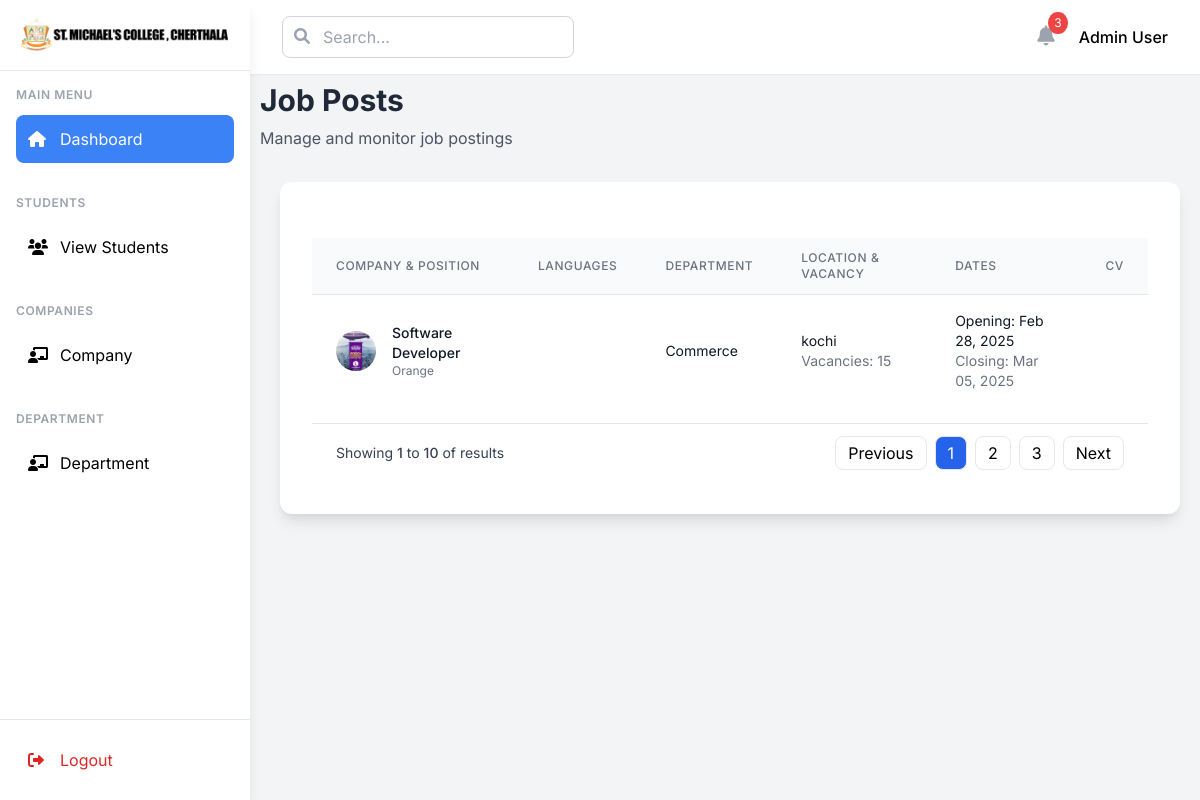
/jobs-lists/13/, run on an earlier commit of the app's database.
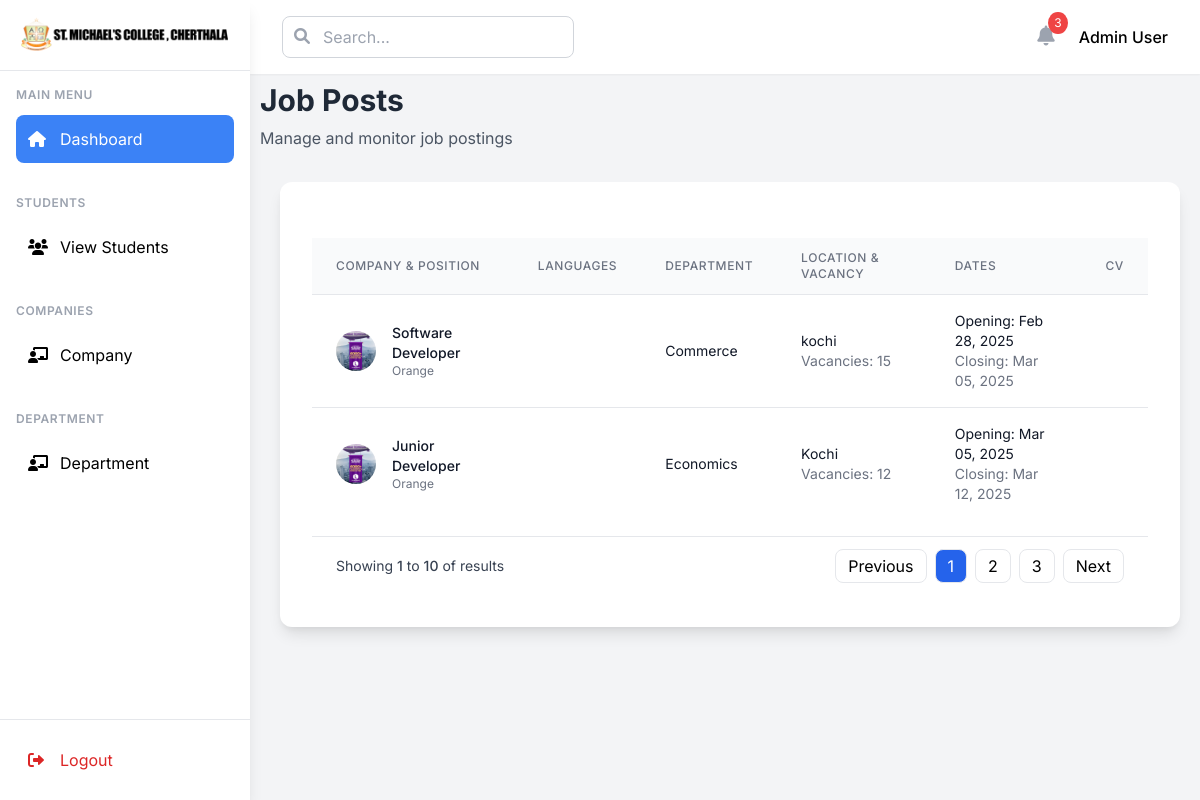
And on a later commit of the database.
### college_admin/models.py (models this page shows, shortened)
class JobPosts(models.Model):
    company =  models.ForeignKey(Company,on_delete=models.CASCADE,related_name="company_jobs",null=True)
    skills = models.CharField(max_length=100)
    designation = models.CharField(max_length=100)
    vacancy = models.IntegerField()
    location = models.CharField(max_length=100)
    department = models.ForeignKey('Department', on_delete=models.CASCADE)
    salary = models.CharField(max_length=300,null=True)
    opening_date = models.DateField(auto_now_add=True)
    closing_date = models.DateField(null=True, blank=True)  # Make closing date optional if needed
    created_at = models.DateTimeField(auto_now_add=True,null=True)

class CustomUser(AbstractBaseUser,PermissionsMixin):
    name=models.CharField(max_length=200)
    email=models.EmailField(unique=True)
    is_active=models.BooleanField(default=True)
    is_staff=models.BooleanField(default=False)
    is_superuser=models.BooleanField(default=False)
    is_company=models.BooleanField(default=False)
    objects = CustomUserManager()
    USERNAME_FIELD = 'email'
    REQUIRED_FIELDS = ['']

class Company(CustomUser):
    industry = models.CharField(max_length=255)
    about =  models.TextField()
    logo = models.FileField(upload_to="media/Company-Logo")
    location = models.CharField(max_length=200)
    phone = models.PositiveBigIntegerField()
    site_url = models.URLField(null=True)
    options = (
        ('Approved','Approved'),
        ('Revoked','Revoked'),
        ('Pending','Pending')
    )
    status = models.CharField(max_length=100,choices=options,default="Pending",null=True,blank=True)
    created_at = models.DateTimeField(auto_now_add=True)
    updated_at = models.DateTimeField(auto_now=True)

class CustomUser(AbstractBaseUser,PermissionsMixin):
    name=models.CharField(max_length=200)
    email=models.EmailField(unique=True)
    is_active=models.BooleanField(default=True)
    is_staff=models.BooleanField(default=False)
    is_superuser=models.BooleanField(default=False)
    is_company=models.BooleanField(default=False)
    objects = CustomUserManager()
    USERNAME_FIELD = 'email'
    REQUIRED_FIELDS = ['']

class Department(models.Model):
    name = models.CharField(max_length=100)
    hod_name = models.CharField(max_length=100,null=True)
    created_at = models.DateTimeField(auto_now_add=True)

### college_admin/views.py (the view)
# urls.py: path('jobs-lists/<int:pk>/', JobListingsView.as_view(), name='jobs'),
class JobListingsView(TemplateView):
    template_name = "jobs.html"
    def get_context_data(self, **kwargs):
        context =  super().get_context_data(**kwargs)
        id=kwargs.get('pk')
        context['jobs'] = JobPosts.objects.filter(company=id)
        return context

### college_admin/templates/jobs.html (shortened to what this page needs)
{% extends "admin_home.html" %}
{% block home %}
    <div class="main-contents">
        <div class="mb-8 mt-2">
            <div>
                <h1 class="text-3xl font-bold text-gray-800">Job Posts</h1>
                <p class="text-gray-600 mt-2">Manage and monitor job postings</p>
            </div>
        </div>
        <div class="bg-white rounded-xl shadow-lg" style="margin:20px;">
            <div class="p-8">
                <div class="overflow-x-auto">
                    <table class="min-w-full divide-y divide-gray-200">
                        <thead class="bg-gray-50">
                            <tr>
                                <th class="px-6 py-3 text-left text-xs font-medium text-gray-500 uppercase tracking-wider">
                                    Company & Position
                                </th>
                                <th class="px-6 py-3 text-left text-xs font-medium text-gray-500 uppercase tracking-wider">
                                    Languages
                                </th>
                                <th class="px-6 py-3 text-left text-xs font-medium text-gray-500 uppercase tracking-wider">
                                    Department
                                </th>
                                <th class="px-6 py-3 text-left text-xs font-medium text-gray-500 uppercase tracking-wider">
                                    Location & Vacancy
                                </th>
                                <th class="px-6 py-3 text-left text-xs font-medium text-gray-500 uppercase tracking-wider">
                                    Dates
                                </th>
                                <th class="px-6 py-3 text-left text-xs font-medium text-gray-500 uppercase tracking-wider">
                                    CV
                                </th>
                            </tr>
                        </thead>
                        <tbody class="bg-white divide-y divide-gray-200">
                            {% for job in jobs %}
                            <tr>
                                <td class="px-6 py-4">
                                    <div class="flex items-center">
                                        <div class="flex-shrink-0 h-10 w-10">
                                            <img class="h-10 w-10 rounded-full object-cover"
                                                 src="{{ job.company.logo.url }}"
                                                 alt="{{ job.company.name }}">
                                        </div>
                                        <div class="ml-4">
                                            <div class="text-sm font-medium text-gray-900">
                                               <a href="{% url 'stu-list' job.id %}">
                                                {{ job.designation }}
                                                 </a>
                                            </div>
                                            <div class="text-xs text-gray-500">
                                                {{ job.company.name }}
                                            </div>
                                        </div>
                                    </div>
                                </td>
                                <td class="px-6 py-4 whitespace-nowrap">
                                </td>
                                <td class="px-6 py-4 whitespace-nowrap">
                                    <div class="text-sm text-gray-900">
                                        {{ job.department.name }}
                                    </div>
                                </td>
                                <td class="px-6 py-4">
                                    <div class="text-sm text-gray-900">{{ job.location }}</div>
                                    <div class="text-sm text-gray-500">
                                        Vacancies: {{ job.vacancy }}
                                    </div>
                                </td>
                                <td class="px-6 py-4">
                                    <div class="text-sm text-gray-900">
                                        Opening: {{ job.opening_date|date:"M d, Y" }}
                                    </div>
                                    {% if job.closing_date %}
                                    <div class="text-sm text-gray-500">
                                        Closing: {{ job.closing_date|date:"M d, Y" }}
                                    </div>
                                    {% endif %}
                                </td>
                                <td class="px-6 py-4 whitespace-nowrap">
                                </td>
                            </tr>
                            {% endfor %}
                        </tbody>
                    </table>
                </div>
                <div class="flex items-center justify-between border-t border-gray-200 px-4 py-3 sm:px-6 mt-4">
                    <div class="flex justify-between items-center w-full">
                        <div class="text-sm text-gray-700">
                            Showing <span class="font-medium">1</span> to
                            <span class="font-medium">10</span> of
                             results
                        </div>
                        <div class="flex space-x-2">
                            <a href="#" class="px-3 py-1 border rounded-lg hover:bg-gray-50">Previous</a>
                            <a href="#" class="px-3 py-1 border rounded-lg bg-blue-600 text-white">1</a>
                            <a href="#" class="px-3 py-1 border rounded-lg hover:bg-gray-50">2</a>
                            <a href="#" class="px-3 py-1 border rounded-lg hover:bg-gray-50">3</a>
                            <a href="#" class="px-3 py-1 border rounded-lg hover:bg-gray-50">Next</a>
                        </div>
                    </div>
                </div>
            </div>
        </div>
    </div>
{% endblock %}

### college_admin/templates/admin_home.html (shortened to what this page needs)
<!DOCTYPE html>
<html lang="en">
    {% load static %}
<head>
    <link href="https://cdnjs.cloudflare.com/ajax/libs/tailwindcss/2.2.19/tailwind.min.css" rel="stylesheet">
    <link href="https://cdnjs.cloudflare.com/ajax/libs/font-awesome/6.0.0/css/all.min.css" rel="stylesheet">
</head>
<body class="bg-gray-100">
    <div class="flex h-screen">
        <aside class="sidebar fixed h-full bg-white shadow-lg z-10" id="sidebar">
            <div class="flex flex-col h-full">
                <div class="p-4 flex items-center justify-between border-b">
                    <div class="flex items-center space-x-3">
                        <img src="{% static 'images/logo2.png' %}" alt="SNGCE Logo" class="w-50 h-15 rounded-lg">
                    </div>
                </div>
                <nav class="flex-1 overflow-y-auto p-4">
                    <div class="space-y-8">
                        <div>
                            <h5 class="text-xs font-semibold text-gray-400 uppercase tracking-wider mb-3 sidebar-text">
                                Main Menu
                            </h5>
                            <div class="space-y-2">
                                <a href="{% url 'ah' %}" class="nav-item active flex items-center space-x-3 p-3 rounded-lg">
                                    <i class="fas fa-home w-5"></i>
                                    <span class="sidebar-text">Dashboard</span>
                                </a>
                            </div>
                        </div>
                        <div>
                            <h5 class="text-xs font-semibold text-gray-400 uppercase tracking-wider mb-3 sidebar-text">
                                Students
                            </h5>
                            <div class="space-y-2">
                                <a href="{% url 'stu' %}" class="nav-item flex items-center space-x-3 p-3 rounded-lg">
                                    <i class="fas fa-users w-5"></i>
                                    <span class="sidebar-text">View Students</span>
                                </a>
                            </div>
                        </div>
                        <div>
                            <h5 class="text-xs font-semibold text-gray-400 uppercase tracking-wider mb-3 sidebar-text">
                                Companies
                            </h5>
                            <div class="space-y-2">
                                <a href="{% url 'company' %}" class="nav-item flex items-center space-x-3 p-3 rounded-lg">
                                    <i class="fas fa-chalkboard-teacher w-5"></i>
                                    <span class="sidebar-text"> Company</span>
                                </a>
                            </div>
                        </div>
                        <div>
                            <h5 class="text-xs font-semibold text-gray-400 uppercase tracking-wider mb-3 sidebar-text">
                                Department
                            </h5>
                            <div class="space-y-2">
                                <a href="{% url 'department' %}" class="nav-item flex items-center space-x-3 p-3 rounded-lg">
                                    <i class="fas fa-chalkboard-teacher w-5"></i>
                                    <span class="sidebar-text"> Department</span>
                                </a>
                            </div>
                        </div>
                    </div>
                </nav>
                <div class="p-4 border-t">
                    <a href="{% url 'login' %}" class="flex items-center space-x-3 text-red-600 hover:bg-red-50 p-3 rounded-lg w-full">
                        <i class="fas fa-sign-out-alt w-5"></i>
                        <span class="sidebar-text">Logout</span>
                    </a>
                </div>
            </div>
        </aside>
        <main class="main-content flex-1 overflow-x-hidden" id="main-content">
            <header class="bg-white shadow-sm">
                <div class="flex items-center justify-between px-8 py-4">
                    <div class="flex items-center space-x-4">
                        <div class="relative">
                            <input type="text" placeholder="Search..."
                                class="pl-10 pr-4 py-2 border border-gray-300 rounded-lg focus:outline-none focus:border-blue-500">
                            <i class="fas fa-search absolute left-3 top-3 text-gray-400"></i>
                        </div>
                    </div>
                    <div class="flex items-center space-x-4">
                        <button class="relative p-2 text-gray-400 hover:text-gray-600">
                            <i class="fas fa-bell text-xl"></i>
                            <span class="notification-badge">3</span>
                        </button>
                        <div class="flex items-center space-x-3">
                            <span class="font-medium">Admin User</span>
                        </div>
                    </div>
                </div>
            </header>
            {% block home %}{% endblock %}
        </main>
    </div>
</body>
</html>

### college_admin/templates/admin_home.html (style rules this page uses)
body { font-family: 'Inter', sans-serif; }
.sidebar { width: 250px; transition: width 0.3s; }
.main-content { margin-left: 250px; transition: margin-left 0.3s; }
.nav-item { transition: background-color 0.2s; }
.nav-item.active { background-color: #3B82F6; color: white; }
.notification-badge { position: absolute; top: -5px; right: -5px; padding: 2px 6px; border-radius: 50%; background-color: #EF4444; color: white; font-size: 0.75rem; }

### college_admin/templates/jobs.html (style rules this page uses)
.main-contents { margin-left: 10px; }

What changed in the data, as far as the page shows it:
added JobPosts: company.logo (picture), designation "Junior Developer", company.name "Orange", department.name "Economics", location "Kochi", vacancy "12", opening_date "Mar 05, 2025", closing_date "Mar 12, 2025"
